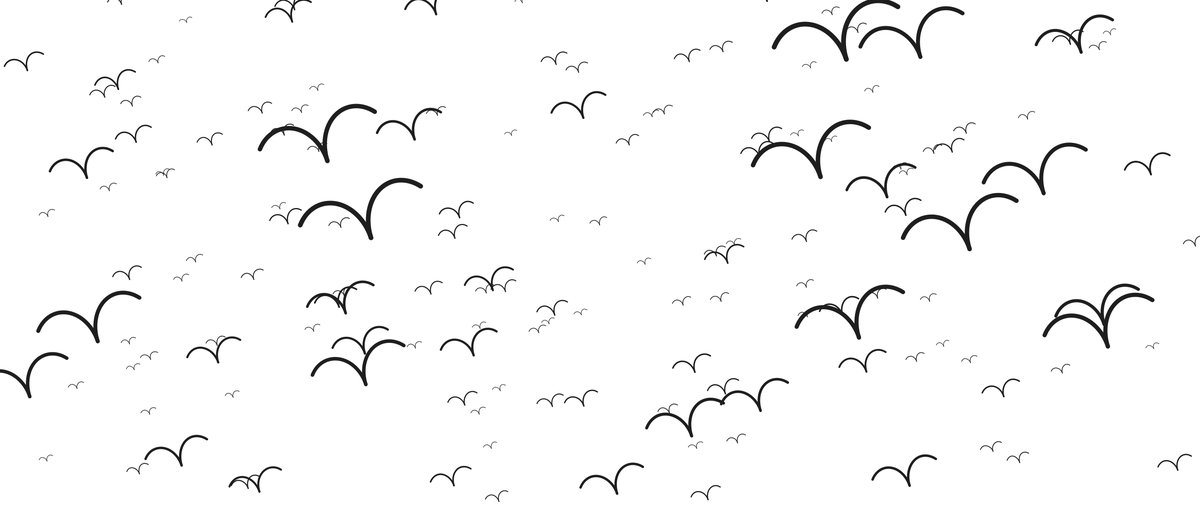
Frame 1 (no input)
Frame 2 (the mouse pressed at the canvas centre, redrawn once): identical to frame 1, image omitted

The Processing sketch that drew this single still picture (run headless with seeded random() and noise(); the mouse was pressed at the canvas centre and the sketch redrawn once):

// Processing sketch: birds_the
// ── birds_the.pde
// Manuale di Programmazione Cinematografica - Volume 4
// Daniele Olmisani, 2016

// The birds


final color PAPER = color(255);
final color INK = color(30);

final int COUNT = 150;
final float DELTA = 0.8;


void setup() {
  size(2560, 1080);
  noLoop();
}


void draw() {
  
  randomSeed(100);
  
  float s = min(width, height) / 4.8;

  background(PAPER);
  noFill();
  stroke(INK);
  strokeWeight(0.05*s);
  
  for (int i=0; i<COUNT; i++) {
    resetMatrix();
    translate(random(width), random(height));
    scale(1 / (random(10)+1));
    rotate(-0.1*PI);
    arc(-0.4*s, 0, 0.8*s, s, -PI+DELTA, 0);
    arc( 0.4*s, 0, 0.8*s, s, -PI, -DELTA);
  }
  
  save("the-birds.png");
}
